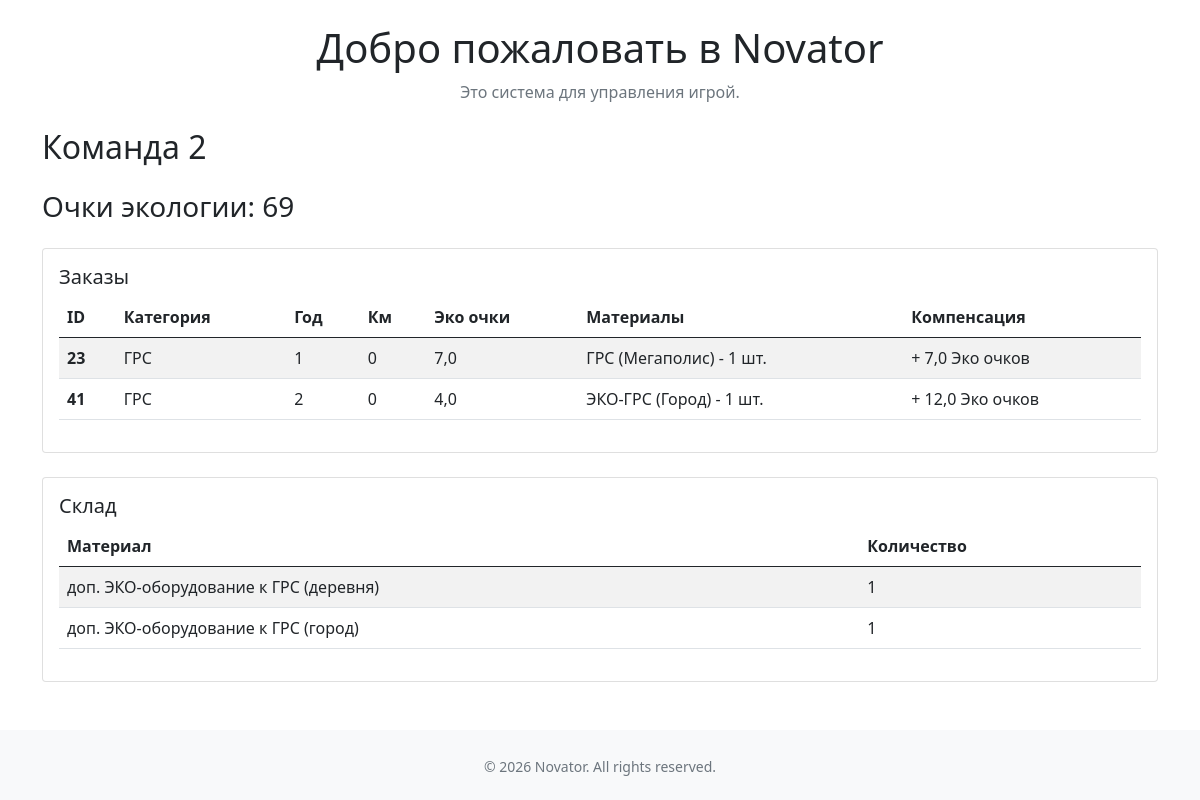
Screenshot of /contactor/team/2/ with the database file from the repository.
### main/models.py (models this page shows, shortened)
class Team(models.Model):
    name = models.CharField(max_length=100, verbose_name='Имя команды')
    slug = models.SlugField(max_length=100)
    status = models.BooleanField(default=False, verbose_name='Активно')
    learn_les = models.BooleanField(default=False, verbose_name='Мастер ЛЭС')
    learn_grs = models.BooleanField(default=False, verbose_name='Оператор ГРС')
    learn_ks = models.BooleanField(default=False, verbose_name='Инженер ГKС')
    auto = models.IntegerField(default=0, verbose_name='Автотранспорт')

class EcoScore(models.Model):
    team = models.OneToOneField(Team, on_delete=models.CASCADE, related_name='eco_scores')
    score = models.FloatField(max_length=10, verbose_name='Всего баллов')

class Category(models.Model):
    name = models.CharField(max_length=100)
    slug = models.SlugField(max_length=100)

class Material(models.Model):
    name = models.CharField(max_length=100,verbose_name='Наименование')
    slug = models.SlugField(max_length=100, blank=True)
    price = models.FloatField(max_length=10, verbose_name='Стоимость')
    category = models.ForeignKey(Category, on_delete=models.SET_DEFAULT ,verbose_name='Категория', default='пусто')
    eco_score = models.FloatField(max_length=10, verbose_name='Экологический балл', default=0)

### bank/models.py (models this page shows, shortened)
class Zakaz(models.Model):
    team = models.ForeignKey(Team, on_delete=models.CASCADE, related_name='zakaz')
    year = models.IntegerField(verbose_name='Год заказа')
    month = models.IntegerField(verbose_name='Месяц заказа', null=True)
    payment = models.BooleanField(default=False, verbose_name='Оплачено')
    issued = models.BooleanField(default=False, verbose_name='Выдано')
    status = models.ForeignKey(Status, on_delete=models.SET_NULL, null=True, blank=True, verbose_name='Статус заказа')
    description = models.TextField(blank=True, verbose_name='Номер договора')
    category = models.ForeignKey(Category, on_delete=models.SET_NULL, null=True, blank=True, verbose_name='Категория заказа')
    @property
    def total_km(self):
        items = self.zakazitem_set.filter(material__category__slug='trubi')
        return sum(item.quantity * 20 for item in items)
    @property
    def total_eco_score(self):
        items = self.zakazitem_set.all()
        return sum(item.quantity * item.material.eco_score for item in items)

class ZakazItem(models.Model):
    zakaz = models.ForeignKey(Zakaz, on_delete=models.CASCADE)
    material = models.ForeignKey(Material, on_delete=models.CASCADE)
    price = models.FloatField(max_length=10)
    quantity = models.IntegerField()
    koeff = models.FloatField(max_length=10, default=1.0)
    refund = models.BooleanField(default=False, verbose_name='Возврат')
    profit_val = models.FloatField(max_length=10, default=0, verbose_name='Прибыль')
    profit_koeff = models.FloatField(max_length=10, default=0, verbose_name='Коэффициент прибыли')

### contactor/models.py (models this page shows)
class EcoCompensationOperation(models.Model):
    zakaz = models.OneToOneField('bank.Zakaz', on_delete=models.CASCADE, related_name='eco_compensations')
    eco_compensation = models.FloatField(verbose_name='Сумма компенсации')
    description = models.TextField(blank=True, verbose_name='Описание компенсации')

### mtr/models.py (models this page shows, shortened)
class Stock(models.Model):
    warehouse = models.ForeignKey(
        Sklad,
        on_delete=models.CASCADE,
        related_name="stocks",
        verbose_name="Склад"
    )
    material = models.ForeignKey(
        Material,
        on_delete=models.CASCADE,
        related_name="stocks",
        verbose_name="Материал"
    )
    quantity = models.DecimalField(
        max_digits=15,
        decimal_places=3,
        default=0,
        verbose_name="Количество"
    )
    class Meta:
        unique_together = ("warehouse", "material")
        verbose_name = "Остаток"
        verbose_name_plural = "Остатки"

### contactor/views.py (the view)
# urls.py: path('team/<int:team_id>/', views.team_detail, name='team_detail'),
def team_detail(request, team_id):
    team = Team.objects.get(id=team_id)
    zakazy = Zakaz.objects.filter(team=team, category__slug__in=['trubi','ks','grs'])
    zakazy_items = ZakazItem.objects.filter(zakaz__in=zakazy)
    stock = Stock.objects.filter(warehouse__team=team, material__category__slug='eco')
    return render(request, 'contactor/team_detail.html', {'team': team, 'zakazy': zakazy, 'zakazy_items': zakazy_items, 'stock': stock})

### templates/contactor/team_detail.html (shortened to what this page needs)
{% extends "base.html" %}
{% load static %}
{% block content %}
<div class="container my-4">
  <h2 class="mb-4">{{ team.name }}</h2>
  <h3 class="mb-4">Очки экологии: {{ team.eco_scores.score|floatformat:0 }}</h3>
  <div class="card">
    <div class="card-body">
      <h5 class="card-title">Заказы</h5>
      {% if zakazy %}
      <div class="table-responsive">
        <table class="table table-striped">
          <thead>
            <tr>
              <th>ID</th>
              <th>Категория</th>
              <th>Год</th>
              <th>Км</th>
              <th>Эко очки</th>
              <th>Материалы</th>
              <th>Компенсация</th>
            </tr>
          </thead>
          <tbody>
            {% for zakaz in zakazy %}
            <tr>
              <td><strong>{{ zakaz.pk }}</strong></td>
              <td>{{ zakaz.category.name }}</td>
              <td>{{ zakaz.year }}</td>
              <td>{{ zakaz.total_km }}</td>
              <td>{{ zakaz.total_eco_score }}</td>
              <td>
                {% for item in zakazy_items %}
                  {% if item.zakaz.id == zakaz.id %}
                    {{ item.material.name }} - {{ item.quantity|floatformat:0 }} шт.{% if not forloop.last %}<br>{% endif %}
                  {% endif %}
                {% empty %}
                  -
                {% endfor %}
              </td>
              <td>
                {% if zakaz.eco_compensations %}
                  + {{ zakaz.eco_compensations.eco_compensation }} Эко очков{% if zakaz.eco_compensations.description %}{% endif %}
                {% else %}
                  Компенсация не оформлена
                  <a href="{% url 'contactor:create_eco_compensation' zakaz.id %}" class="btn btn-sm btn-outline-primary ms-2">Оформить</a>
                {% endif %}
              </td>
            </tr>
            {% endfor %}
          </tbody>
        </table>
      </div>
      {% else %}
        <p>Заказы не найдены.</p>
      {% endif %}
    </div>
  </div>
  <div class="card mt-4">
    <div class="card-body">
      <h5 class="card-title">Склад</h5>
      {% if stock %}
        <div class="table-responsive">
          <table class="table table-striped">
            <thead>
              <tr>
                <th>Материал</th>
                <th>Количество</th>
              </tr>
            </thead>
            <tbody>
              {% for item in stock %}
                <tr>
                  <td>{{ item.material.name }}</td>
                  <td>{{ item.quantity|floatformat:0 }}</td>
                </tr>
              {% endfor %}
            </tbody>
          </table>
        </div>
      {% else %}
        <p>Склад не найден.</p>
      {% endif %}
    </div>
  </div>
</div>
{% endblock %}

### rows the page displays
Team: name "Команда 2", eco_scores.score "69"
Zakaz: pk "23", category.name "ГРС", year "1", total_km "0", total_eco_score "7,0", eco_compensations.eco_compensation "7,0"
ZakazItem: material.name "ГРС (Мегаполис)", quantity "1"
Zakaz: pk "41", category.name "ГРС", year "2", total_km "0", total_eco_score "4,0", eco_compensations.eco_compensation "12,0"
ZakazItem: material.name "ЭКО-ГРС (Город)", quantity "1"
Stock: material.name "доп. ЭКО-оборудование к ГРС (деревня)", quantity "1"
Stock: material.name "доп. ЭКО-оборудование к ГРС (город)", quantity "1"

### other values shown
{{ year|default:2026 }} "2026"
